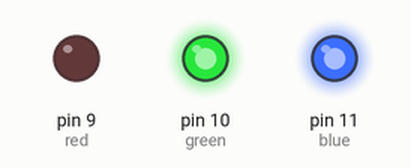
Simulated run of this sketch. Board: Arduino Uno, built with avr-gcc and run on an emulated ATmega328P. Parts: output pins drawn as LEDs (lit = HIGH).

Above: at 0.2 s.
At 1.2 s:
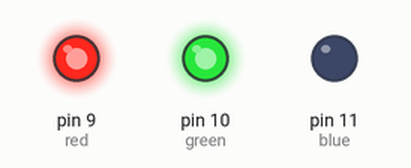
At 2.2 s:
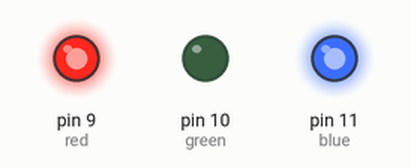
At 3.2 s:
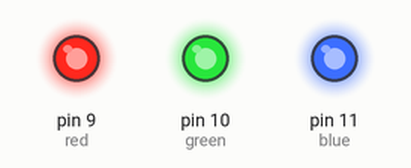
At 4.7 s:
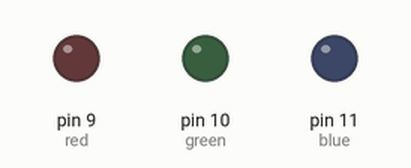
Timing chart, 0 to 5.2 s (numbered marks = the images above):
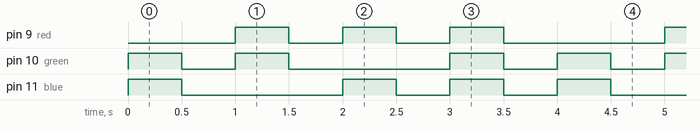

Measured:
- by itself, pin 9 (red): repeats every 4.0 s: 2 × (LOW 0.50 s, HIGH 0.50 s), LOW 1.5 s, HIGH 0.50 s
- by itself, pin 10 (green): repeats every 4.0 s: LOW 0.50 s, HIGH 0.50 s, LOW 1.5 s, HIGH 0.50 s, LOW 0.50 s, HIGH 0.50 s
- by itself, pin 11 (blue): repeats every 4.0 s: LOW 1.5 s, 2 × (HIGH 0.50 s, LOW 0.50 s), HIGH 0.50 s

The sketch:

rgd-pl.ino
```cpp
int red =9;
int green=10;
int blue=11;

const int Time=500;

void setup() {
  // put your setup code here, to run once:
pinMode(red,OUTPUT);
pinMode(green,OUTPUT);
pinMode(blue,OUTPUT);
}

void show(int r, int g, int b)
{
  analogWrite(red, r);
  analogWrite(green, g);
  analogWrite(blue, b);
}
void loop() {
  // put your main code here, to run repeatedly:
  show(0,255,255); delay(Time);
  show(0,0,0); delay(Time);
  show(255,255,0); delay(Time);
  show(0,0,0); delay(Time);
  show(255,0,255); delay(Time);
  show(0,0,0); delay(Time);
  show(255,255,255); delay(Time);
  show(0,0,0); delay(Time);
}
```
